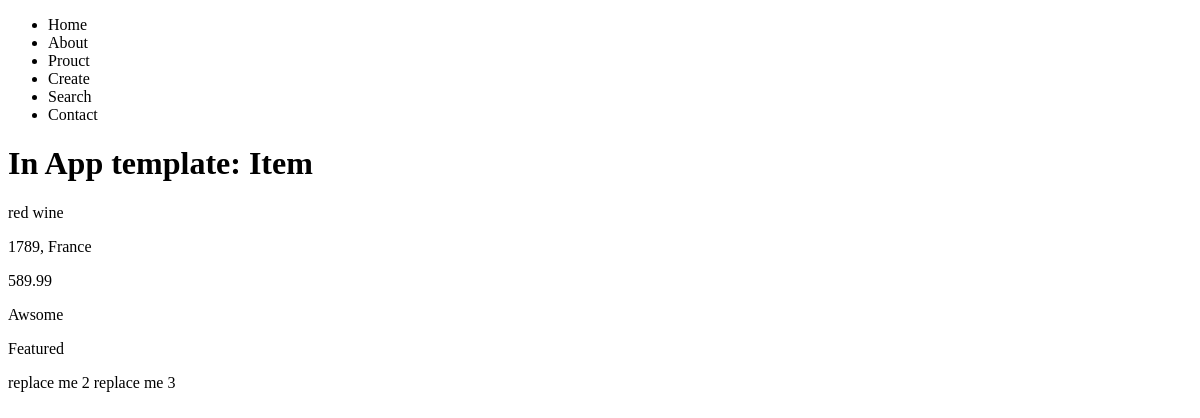
The page /products/1/ on the database as committed earlier.
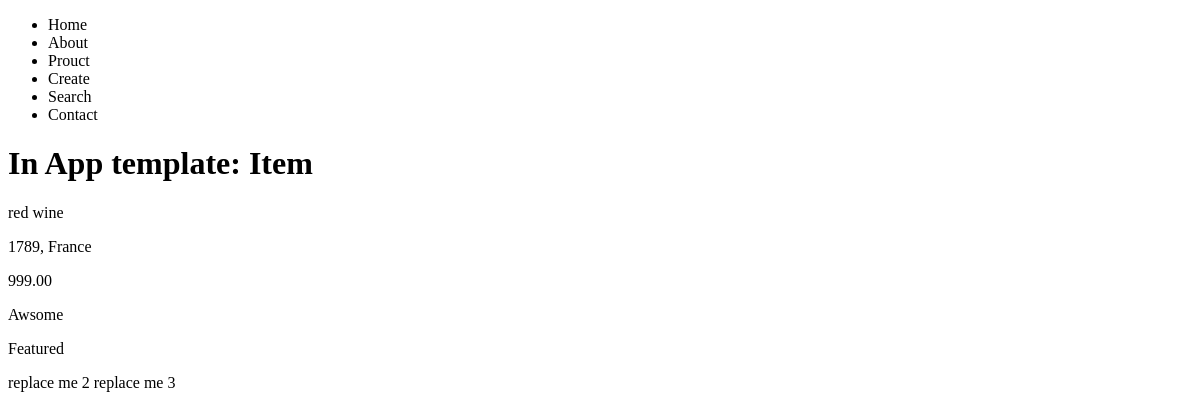
The same page on the database as committed later.
### products/models.py (models this page shows, shortened)
class Product(models.Model):
    title = models.CharField(max_length=120); # has to use max_length
    description = models.TextField(blank=True, null=True);
    price = models.DecimalField(max_digits=1000, decimal_places=2);
    summary = models.TextField(blank=True,null=False);
    featured = models.BooleanField(); # 1.null = True 2.default=True 3.both

### products/views.py (the view)
# urls.py: path('<int:currId>/', product_detail_view, name='product-detail'),
def product_detail_view(request, currId):
    obj = get_object_or_404(Product, id=currId)
    context = {
        'object': obj
    }
    return render(request,'products/product_detail.html',context)

### products/templates/products/product_detail.html
{% extends 'base.html' %}
{% block content %}
<h1>In App template: Item</h1>
<p>{{ object.title }}</p>
<p>{{ object.description }}</p>
<p>{{ object.price }}</p>
<p>{{ object.summary }}</p>
<p>{% if object.featured %} Featured {% else %} Not Featured {% endif %}</p>
{% endblock %}

Rows that differ between the two databases and show on the page:
changed Product "red wine": price "589.99" → "999.00"
